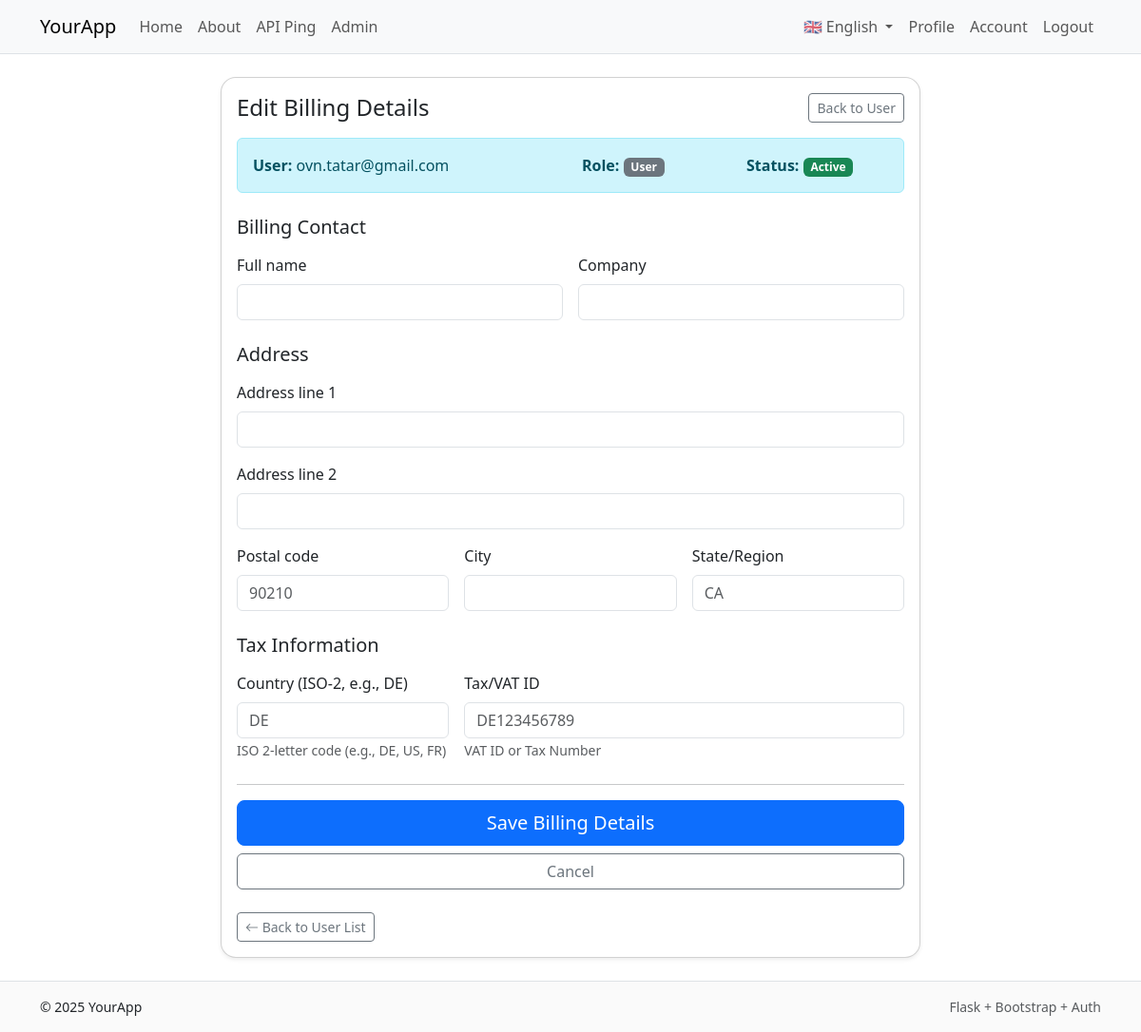
Before: /admin/users/2/billing (signed in) with the older database file.
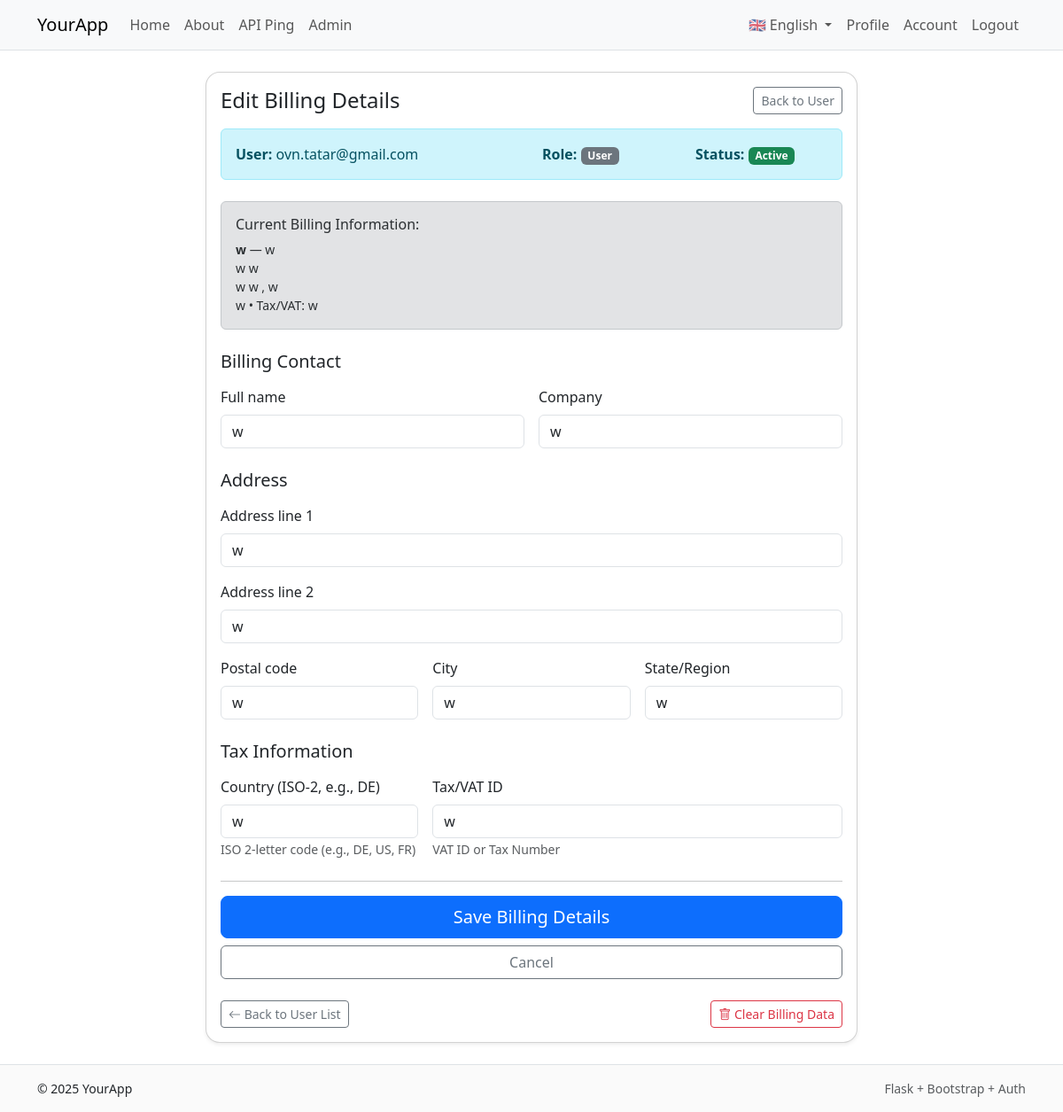
After: the same page with the newer database file.
### app/models/billing.py (models this page shows)
class BillingProfile(db.Model):
    id = db.Column(db.Integer, primary_key=True)
    user_id = db.Column(db.Integer, db.ForeignKey('user.id', ondelete='CASCADE'), unique=True, nullable=False)
    full_name = db.Column(db.String(255), nullable=True)
    company = db.Column(db.String(255), nullable=True)
    address1 = db.Column(db.String(255), nullable=True)
    address2 = db.Column(db.String(255), nullable=True)
    city = db.Column(db.String(128), nullable=True)
    state = db.Column(db.String(128), nullable=True)
    postal_code = db.Column(db.String(64), nullable=True)
    country = db.Column(db.String(2), nullable=True)  # ISO 2-letter code
    tax_id = db.Column(db.String(64), nullable=True)  # VAT/Tax number
    user = db.relationship("User", back_populates="billing")

### app/blueprints/admin/routes.py (the view)
@bp.route('/users/<int:user_id>/billing', methods=['GET', 'POST'])
@login_required
@roles_required('admin')
def edit_user_billing(user_id):
    user = User.query.get_or_404(user_id)
    billing = user.billing or BillingProfile(user=user)
    from .forms import AdminBillingForm
    form = AdminBillingForm(obj=billing)
    if form.validate_on_submit():
        form.populate_obj(billing)
        db.session.add(billing)
        db.session.commit()
        flash(_('Billing details updated for %(email)s', email=user.email), 'success')
        return redirect(url_for('admin.edit_user', user_id=user_id))
    return render_template('admin/edit_billing.html', form=form, user=user, billing=billing)

### app/blueprints/admin/forms.py
class AdminBillingForm(FlaskForm):
    full_name = StringField("Full name", validators=[Optional(), Length(max=255)])
    company = StringField("Company", validators=[Optional(), Length(max=255)])
    address1 = StringField("Address line 1", validators=[Optional(), Length(max=255)])
    address2 = StringField("Address line 2", validators=[Optional(), Length(max=255)])
    city = StringField("City", validators=[Optional(), Length(max=128)])
    state = StringField("State/Region", validators=[Optional(), Length(max=128)])
    postal_code = StringField("Postal code", validators=[Optional(), Length(max=64)])
    country = StringField("Country (ISO-2, e.g., DE)", validators=[Optional(), Length(max=2)])
    tax_id = StringField("Tax/VAT ID", validators=[Optional(), Length(max=64)])
    submit = SubmitField("Save Billing Details")

### app/__init__.py (called while the page is built)
def get_locale():
    from flask_login import current_user
    if current_user.is_authenticated and hasattr(current_user, 'language'):
        return current_user.language
    from flask import current_app
    return request.accept_languages.best_match(current_app.config['BABEL_SUPPORTED_LOCALES'])

### app/models/user.py (called while the page is built)
    @property
    def is_authenticated(self):
        return True

### app/templates/admin/edit_billing.html (shortened to what the changed rows need)
{% extends "base.html" %}
{% block content %}
<div class="row justify-content-center">
  <div class="col-12 col-md-10 col-lg-8">
    <div class="card shadow-sm">
      <div class="card-body">
        <div class="d-flex justify-content-between align-items-center mb-3">
          <h1 class="h4 mb-0">{{ _('Edit Billing Details') }}</h1>
        </div>
        {% if billing and billing.full_name %}
        <div class="alert alert-secondary mb-4">
          <h6 class="mb-2">{{ _('Current Billing Information') }}:</h6>
          <div class="small">
            {% if billing.full_name %}<strong>{{ billing.full_name }}</strong>{% endif %}
            {% if billing.company %} — {{ billing.company }}{% endif %}<br>
            {% if billing.address1 %}{{ billing.address1 }}{% endif %}
            {% if billing.address2 %} {{ billing.address2 }}{% endif %}<br>
            {% if billing.postal_code %}{{ billing.postal_code }}{% endif %}
            {% if billing.city %} {{ billing.city }}{% endif %}
            {% if billing.state %}, {{ billing.state }}{% endif %}<br>
            {% if billing.country %}{{ billing.country }}{% endif %}
            {% if billing.tax_id %} • {{ _('Tax/VAT') }}: {{ billing.tax_id }}{% endif %}
          </div>
        </div>
        {% endif %}
        <form method="POST" novalidate>
          <div class="row g-3 mb-3">
            <div class="col-md-6">
              {{ form.full_name.label(class="form-label") }}
              {{ form.full_name(class="form-control" + (" is-invalid" if form.full_name.errors else "")) }}
            </div>
            <div class="col-md-6">
              {{ form.company.label(class="form-label") }}
              {{ form.company(class="form-control" + (" is-invalid" if form.company.errors else "")) }}
            </div>
          </div>
          <div class="row g-3 mb-3">
            <div class="col-12">
              {{ form.address1.label(class="form-label") }}
              {{ form.address1(class="form-control" + (" is-invalid" if form.address1.errors else "")) }}
            </div>
            <div class="col-12">
              {{ form.address2.label(class="form-label") }}
              {{ form.address2(class="form-control" + (" is-invalid" if form.address2.errors else "")) }}
            </div>
            <div class="col-md-4">
              {{ form.postal_code.label(class="form-label") }}
              {{ form.postal_code(class="form-control" + (" is-invalid" if form.postal_code.errors else ""), placeholder="90210") }}
            </div>
            <div class="col-md-4">
              {{ form.city.label(class="form-label") }}
              {{ form.city(class="form-control" + (" is-invalid" if form.city.errors else "")) }}
            </div>
            <div class="col-md-4">
              {{ form.state.label(class="form-label") }}
              {{ form.state(class="form-control" + (" is-invalid" if form.state.errors else ""), placeholder="CA") }}
            </div>
          </div>
          <div class="row g-3 mb-4">
            <div class="col-md-4">
              {{ form.country.label(class="form-label") }}
              {{ form.country(class="form-control" + (" is-invalid" if form.country.errors else ""), placeholder="DE") }}
              <small class="form-text text-muted">{{ _('ISO 2-letter code (e.g., DE, US, FR)') }}</small>
            </div>
            <div class="col-md-8">
              {{ form.tax_id.label(class="form-label") }}
              {{ form.tax_id(class="form-control" + (" is-invalid" if form.tax_id.errors else ""), placeholder="DE123456789") }}
              <small class="form-text text-muted">{{ _('VAT ID or Tax Number') }}</small>
            </div>
          </div>
        </form>
        <div class="mt-4 d-flex justify-content-between">
          {% if billing and billing.id %}
          <form method="POST" action="{{ url_for('admin.clear_user_billing', user_id=user.id) }}" style="display: inline;">
            <button type="submit" class="btn btn-sm btn-outline-danger"
                    onclick="return confirm('{{ _('Clear all billing information for this user?') }}')">
              <i class="bi bi-trash"></i> {{ _('Clear Billing Data') }}
            </button>
          </form>
          {% endif %}
        </div>
      </div>
    </div>
  </div>
</div>
<link rel="stylesheet" href="https://cdn.jsdelivr.net/npm/bootstrap-icons@1.10.0/font/bootstrap-icons.css">
{% endblock %}

Changed rows visible on the page:
added BillingProfile: full_name "w", company "w", address1 "w", address2 "w", postal_code "w", city "w", state "w", country "w", tax_id "w"
Other visible differences:
form field full_name: (not shown) → "w"
form field company: (not shown) → "w"
form field address1: (not shown) → "w"
form field address2: (not shown) → "w"
form field postal_code: (not shown) → "w"
form field city: (not shown) → "w"
form field state: (not shown) → "w"
form field country: (not shown) → "w"
form field tax_id: (not shown) → "w"
text now shown: "Current Billing Information : — , • Tax/VAT : Clear Billing Data"
